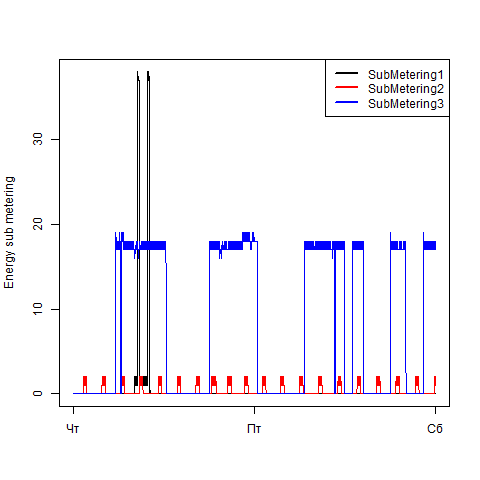

This figure's R source:
if(!exists("get_tidy_data", mode = "function")) source("get_tidy_data.R")

D <- get_filtered_data()

png("plot3.png", width = 480, height = 480)

plot(D$DateTime, D$SubMetering1, ylab = "Energy sub metering", xlab = "", type = "l")

lines(D$DateTime, D$SubMetering2, type = "l", col = "red")
lines(D$DateTime, D$SubMetering3, type = "l", col = "blue")

legend("topright", c("SubMetering1", "SubMetering2", "SubMetering3"), lty=1, lwd=2.5, col=c("black", "red", "blue"))

dev.off()